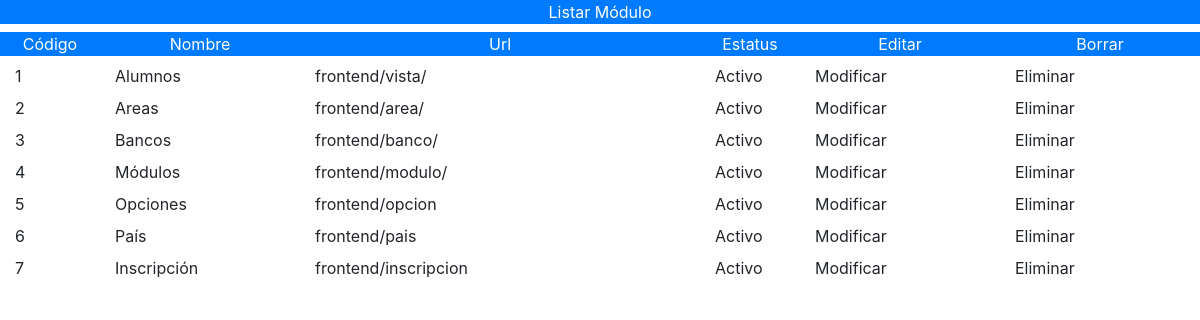
The page /frontend/pantalla/modulo/listar_modulo.php on the database its author committed.
### tables this page shows
CREATE TABLE IF NOT EXISTS `modulo` (
  `cod_mod` int(11) NOT NULL AUTO_INCREMENT,
  `nom_mod` varchar(25) NOT NULL,
  `url_mod` text NOT NULL,
  `est_mod` char(1) NOT NULL,
  PRIMARY KEY (`cod_mod`)
);

### backend/clase/modulo.class.php (called while the page is built, shortened)
<?php
require_once ("utilidad.class.php");
class modulo extends utilidad
{
	public function listar()
	{
		$sql="select * from modulo;";
		return $this->ejecutar($sql);
	}
}
 ?>

### backend/clase/utilidad.class.php (called while the page is built, shortened)
<?php
class utilidad
{
    private $servidor="localhost";
    private $usuario="root";
    private $clave="";
    private $base_datos="febrero";
    public  $mysqli;
   public function conectar(){
   		$this->mysqli = new mysqli($this->servidor, $this->usuario, $this->clave, $this->base_datos);
   }
	public function ejecutar($sql){
		return $this->mysqli->query($sql);
	}
	public function extraer_dato($pun_bds){
		return $pun_bds->fetch_assoc();
	}
}
?>

### frontend/pantalla/modulo/listar_modulo.php (the view, shortened to what this page needs)
<?php
require ("../../../backend/clase/modulo.class.php");
$obj_mod=new modulo;
?>
<!DOCTYPE html>
<html lang="en">
<head>
	<link rel="stylesheet" href="../../bootstrap-4.0/css/bootstrap.min.css">
</head>
<body>
	<div class="container-fluid">
		<div class="row">
			<div class="col-12 bg-primary text-white text-center">Listar Módulo</div>
		</div>
		<div class="row mt-2 text-center bg-primary text-white">
			<div class="col-1">Código</div>
			<div class="col-2">Nombre</div>
			<div class="col-4">Url</div>
			<div class="col-1">Estatus</div>
			<div class="col-2">Editar</div>
			<div class="col-2">Borrar</div>
		</div>
			<?php
			$ret=$obj_mod->listar();
			while(($modulo=$obj_mod->extraer_dato($ret))>0)
			{
			?>
				<div class="row mt-2">
					<div class="col-1"><?php echo $modulo['cod_mod']?></div>
					<div class="col-2"><?php echo $modulo['nom_mod'] ?></div>
					<div class="col-4"><?php echo $modulo['url_mod']?></div>
					<div class="col-1">
						<?php echo ($modulo['est_mod']=="A")?"Activo":"Inactivo";?>
					</div>
					<div class="col-2">Modificar</div>
					<div class="col-2">Eliminar</div>
				</div>
			<?php
			}
			?>
	</div>
</body>
</html>

### rows shown on the page
modulo: cod_mod "1", nom_mod "Alumnos", url_mod "frontend/vista/", est_mod "Activo"
modulo: cod_mod "2", nom_mod "Areas", url_mod "frontend/area/", est_mod "Activo"
modulo: cod_mod "3", nom_mod "Bancos", url_mod "frontend/banco/", est_mod "Activo"
modulo: cod_mod "4", nom_mod "Módulos", url_mod "frontend/modulo/", est_mod "Activo"
modulo: cod_mod "5", nom_mod "Opciones", url_mod "frontend/opcion", est_mod "Activo"
modulo: cod_mod "6", nom_mod "País", url_mod "frontend/pais", est_mod "Activo"
modulo: cod_mod "7", nom_mod "Inscripción", url_mod "frontend/inscripcion", est_mod "Activo"
